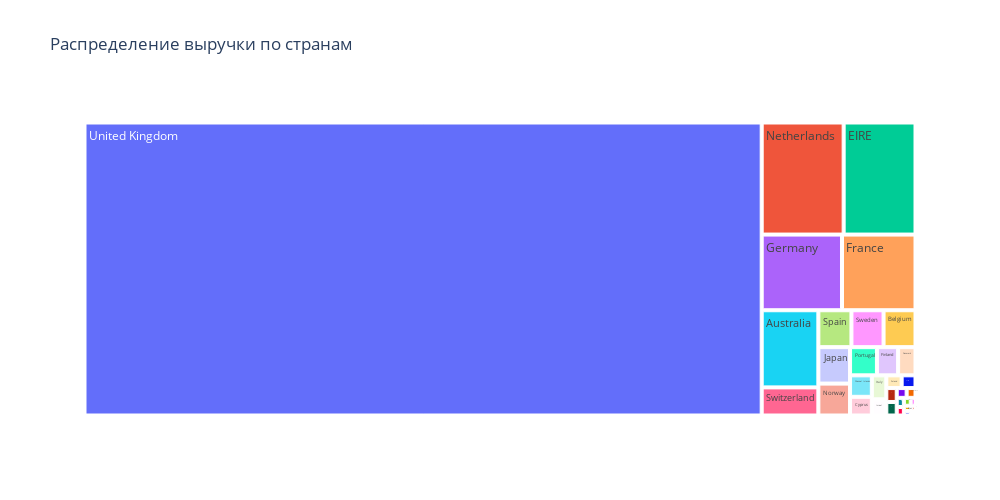

Notebook source saved alongside this figure:
### Markdown cell above
Наибольшее количество выручки приносят клиенты из Великобритании, Нидерландов и Ирландии.

Отобразим эти данные графически.

### Code cell
fig = px.treemap(
    data_frame=total_price_for_countries_data, # DataFrame
    path=[F.COUNTRY.value], # категориальный признак, для которого строится график
    values='TotalOrdersSum', # параметр, который сравнивается
    width=1000, # ширина
    height=500, # высота
    title='Распределение выручки по странам' # заголовок
)

# отображаем график
show_and_save_fig(fig, 'dist_income_country')

### Figure 1 — Plotly figure (JSON) as saved in the notebook; plotly's stock layout.template omitted (floating-point values rounded to 4 significant figures)
{"data": [{"branchvalues": "total", "domain": {"x": [0, 1], "y": [0, 1]}, "hovertemplate": "labels=%{label}<br>TotalOrdersSum=%{value}<br>parent=%{parent}<br>id=%{id}<extra></extra>", "ids": ["Australia", "Austria", "Bahrain", "Belgium", "Brazil", "Canada", "Channel Islands", "Cyprus", "Czech Republic", "Denmark", "EIRE", "European Community", "Finland", "France", "Germany", "Greece", "Iceland", "Israel", "Italy", "Japan", "Lithuania", "Malta", "Netherlands", "Norway", "Poland", "Portugal", "RSA", "Saudi Arabia", "Spain", "Sweden", "Switzerland", "USA", "United Arab Emirates", "United Kingdom", "Unspecified"], "labels": ["Australia", "Austria", "Bahrain", "Belgium", "Brazil", "Canada", "Channel Islands", "Cyprus", "Czech Republic", "Denmark", "EIRE", "European Community", "Finland", "France", "Germany", "Greece", "Iceland", "Israel", "Italy", "Japan", "Lithuania", "Malta", "Netherlands", "Norway", "Poland", "Portugal", "RSA", "Saudi Arabia", "Spain", "Sweden", "Switzerland", "USA", "United Arab Emirates", "United Kingdom", "Unspecified"], "name": "", "parents": ["", "", "", "", "", "", "", "", "", "", "", "", "", "", "", "", "", "", "", "", "", "", "", "", "", "", "", "", "", "", "", "", "", "", ""], "type": "treemap", "values": [134200.0, 5414.0, 89, 36170.0, 1144.0, 2975.0, 14350.0, 12480.0, 729.2, 15040.0, 247100.0, 1151.0, 18300.0, 170700.0, 186500.0, 4426.0, 4310, 7216.0, 10670.0, 35420.0, 1661.0, 2011.0, 281900.0, 31030.0, 5990.0, 23250.0, 1002.0, 131.2, 37460.0, 36360.0, 48896, 383.9, 1865.0, 6088000.0, 2661.0]}], "layout": {"height": 500, "legend": {"tracegroupgap": 0}, "title": {"text": "Распределение выручки по странам"}, "width": 1000}}
